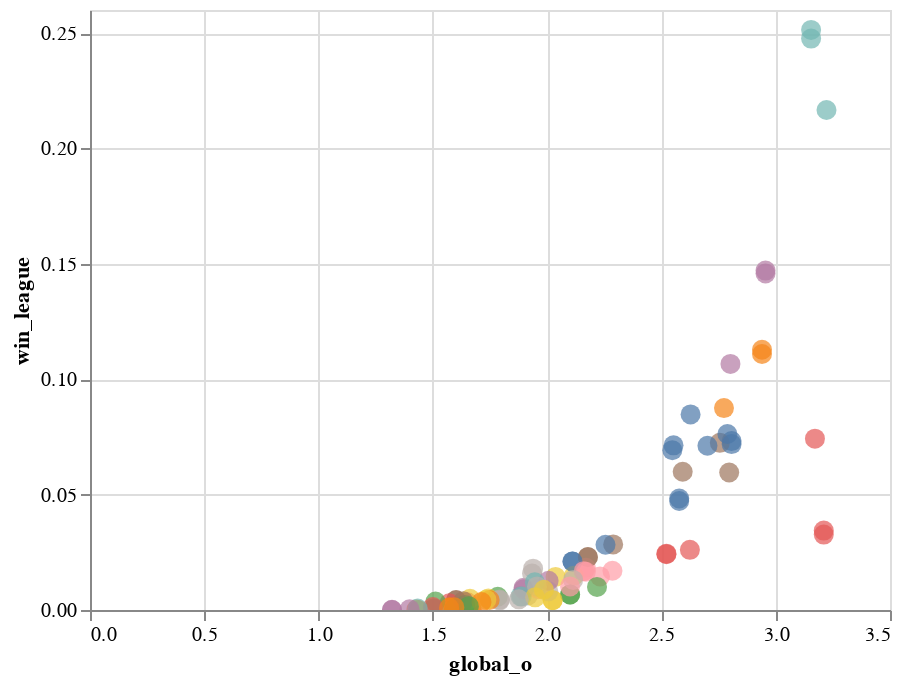

Notebook code for this chart:
### Code cell
# Visualize the data
alt.Chart(df).mark_circle(size=100).encode(
    x='global_o',
    y='win_league',
    color=alt.Color('team', legend=None),
    tooltip=['team', 'global_o', 'win_league']

).interactive()
